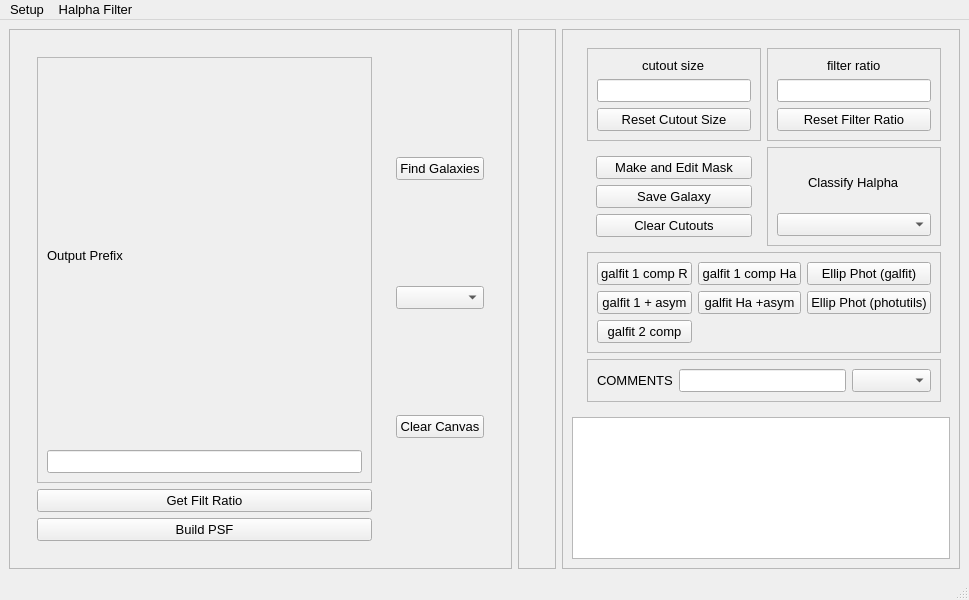
<?xml version="1.0" encoding="UTF-8"?>
<ui version="4.0">
 <class>MainWindow</class>
 <widget class="QMainWindow" name="MainWindow">
  <property name="geometry">
   <rect>
    <x>0</x>
    <y>0</y>
    <width>932</width>
    <height>600</height>
   </rect>
  </property>
  <property name="font">
   <font>
    <pointsize>10</pointsize>
   </font>
  </property>
  <property name="windowTitle">
   <string>Halpha Console</string>
  </property>
  <widget class="QWidget" name="centralwidget">
   <layout class="QHBoxLayout" name="horizontalLayout">
    <item>
     <widget class="QFrame" name="mainframe">
      <property name="minimumSize">
       <size>
        <width>503</width>
        <height>0</height>
       </size>
      </property>
      <property name="frameShape">
       <enum>QFrame::StyledPanel</enum>
      </property>
      <property name="frameShadow">
       <enum>QFrame::Raised</enum>
      </property>
      <layout class="QGridLayout" name="leftLayout">
       <item row="1" column="0">
        <widget class="QWidget" name="button_bar" native="true">
         <layout class="QHBoxLayout" name="horizontalLayout_2">
          <item>
           <widget class="QWidget" name="widget_3" native="true">
            <layout class="QVBoxLayout" name="leftButtonLayout">
             <item>
              <widget class="QFrame" name="frame_7">
               <property name="frameShape">
                <enum>QFrame::StyledPanel</enum>
               </property>
               <property name="frameShadow">
                <enum>QFrame::Raised</enum>
               </property>
               <layout class="QVBoxLayout" name="verticalLayout_9">
                <item>
                 <widget class="QLabel" name="label">
                  <property name="text">
                   <string>Output Prefix</string>
                  </property>
                 </widget>
                </item>
                <item>
                 <widget class="QLineEdit" name="prefixLineEdit"/>
                </item>
               </layout>
              </widget>
             </item>
             <item>
              <widget class="QPushButton" name="wfratio">
               <property name="text">
                <string>Get Filt Ratio</string>
               </property>
              </widget>
             </item>
             <item>
              <widget class="QPushButton" name="psfButton">
               <property name="text">
                <string>Build PSF</string>
               </property>
              </widget>
             </item>
            </layout>
           </widget>
          </item>
          <item>
           <widget class="QWidget" name="widget_4" native="true">
            <layout class="QVBoxLayout" name="verticalLayout_7">
             <item>
              <widget class="QPushButton" name="wmark">
               <property name="text">
                <string>Find Galaxies</string>
               </property>
              </widget>
             </item>
             <item>
              <widget class="QComboBox" name="wgalid"/>
             </item>
             <item>
              <widget class="QPushButton" name="wclear">
               <property name="text">
                <string>Clear Canvas</string>
               </property>
              </widget>
             </item>
            </layout>
           </widget>
          </item>
         </layout>
        </widget>
       </item>
      </layout>
     </widget>
    </item>
    <item>
     <widget class="QFrame" name="cutoutFrame">
      <property name="frameShape">
       <enum>QFrame::StyledPanel</enum>
      </property>
      <property name="frameShadow">
       <enum>QFrame::Raised</enum>
      </property>
      <layout class="QGridLayout" name="gridLayout_2">
       <item row="0" column="0">
        <widget class="QWidget" name="cutouts" native="true">
         <property name="minimumSize">
          <size>
           <width>0</width>
           <height>172</height>
          </size>
         </property>
         <layout class="QGridLayout" name="cutoutsLayout"/>
        </widget>
       </item>
      </layout>
     </widget>
    </item>
    <item>
     <widget class="QFrame" name="rightFrame">
      <property name="frameShape">
       <enum>QFrame::StyledPanel</enum>
      </property>
      <property name="frameShadow">
       <enum>QFrame::Raised</enum>
      </property>
      <layout class="QGridLayout" name="gridLayout">
       <item row="1" column="0" colspan="2">
        <widget class="QTableWidget" name="tableWidget"/>
       </item>
       <item row="0" column="1">
        <widget class="QWidget" name="rightButtons" native="true">
         <layout class="QGridLayout" name="gridLayout_4">
          <item row="0" column="1">
           <widget class="QFrame" name="frame">
            <property name="frameShape">
             <enum>QFrame::StyledPanel</enum>
            </property>
            <property name="frameShadow">
             <enum>QFrame::Raised</enum>
            </property>
            <layout class="QVBoxLayout" name="verticalLayout_2">
             <item alignment="Qt::AlignHCenter">
              <widget class="QLabel" name="ratioSliderLabel">
               <property name="text">
                <string>filter ratio</string>
               </property>
              </widget>
             </item>
             <item>
              <widget class="QLineEdit" name="filterRatioLineEdit"/>
             </item>
             <item>
              <widget class="QPushButton" name="resetRatioButton">
               <property name="text">
                <string>Reset Filter Ratio</string>
               </property>
              </widget>
             </item>
            </layout>
           </widget>
          </item>
          <item row="0" column="0">
           <widget class="QFrame" name="frame_2">
            <property name="frameShape">
             <enum>QFrame::StyledPanel</enum>
            </property>
            <property name="frameShadow">
             <enum>QFrame::Raised</enum>
            </property>
            <layout class="QVBoxLayout" name="verticalLayout">
             <item alignment="Qt::AlignHCenter">
              <widget class="QLabel" name="cutoutSliderLabel">
               <property name="text">
                <string>cutout size</string>
               </property>
              </widget>
             </item>
             <item>
              <widget class="QLineEdit" name="cutoutSizeLineEdit"/>
             </item>
             <item>
              <widget class="QPushButton" name="resetSizeButton">
               <property name="text">
                <string>Reset Cutout Size</string>
               </property>
              </widget>
             </item>
            </layout>
           </widget>
          </item>
          <item row="1" column="0">
           <widget class="QWidget" name="widget_2" native="true">
            <layout class="QVBoxLayout" name="verticalLayout_3">
             <item>
              <widget class="QPushButton" name="makeMaskButton">
               <property name="text">
                <string>Make and Edit Mask</string>
               </property>
              </widget>
             </item>
             <item>
              <widget class="QPushButton" name="saveButton">
               <property name="text">
                <string>Save Galaxy</string>
               </property>
              </widget>
             </item>
             <item>
              <widget class="QPushButton" name="clearCutoutsButton">
               <property name="text">
                <string>Clear Cutouts</string>
               </property>
              </widget>
             </item>
            </layout>
           </widget>
          </item>
          <item row="1" column="1">
           <widget class="QFrame" name="frame_5">
            <property name="frameShape">
             <enum>QFrame::StyledPanel</enum>
            </property>
            <property name="frameShadow">
             <enum>QFrame::Raised</enum>
            </property>
            <layout class="QVBoxLayout" name="verticalLayout_6">
             <item alignment="Qt::AlignHCenter">
              <widget class="QLabel" name="label_2">
               <property name="text">
                <string>Classify Halpha</string>
               </property>
              </widget>
             </item>
             <item>
              <widget class="QComboBox" name="haTypeComboBox">
               <property name="toolTip">
                <string>HalphaType</string>
               </property>
               <property name="autoFillBackground">
                <bool>false</bool>
               </property>
               <property name="currentText">
                <string extracomment="Halpha Type"/>
               </property>
              </widget>
             </item>
            </layout>
           </widget>
          </item>
          <item row="6" column="0" colspan="2">
           <widget class="QFrame" name="frame_6">
            <property name="frameShape">
             <enum>QFrame::StyledPanel</enum>
            </property>
            <property name="frameShadow">
             <enum>QFrame::Raised</enum>
            </property>
            <layout class="QHBoxLayout" name="horizontalLayout_3">
             <item>
              <widget class="QLabel" name="label_3">
               <property name="text">
                <string>COMMENTS</string>
               </property>
              </widget>
             </item>
             <item>
              <widget class="QLineEdit" name="commentLineEdit"/>
             </item>
             <item>
              <widget class="QComboBox" name="commentComboBox"/>
             </item>
            </layout>
           </widget>
          </item>
          <item row="2" column="0" colspan="2">
           <widget class="QFrame" name="frame_4">
            <property name="frameShape">
             <enum>QFrame::StyledPanel</enum>
            </property>
            <property name="frameShadow">
             <enum>QFrame::Raised</enum>
            </property>
            <layout class="QGridLayout" name="gridLayout_3">
             <item row="1" column="0">
              <widget class="QPushButton" name="galfitAsymButton">
               <property name="text">
                <string>galfit 1 + asym</string>
               </property>
              </widget>
             </item>
             <item row="0" column="0">
              <widget class="QPushButton" name="galfitButton">
               <property name="text">
                <string>galfit 1 comp R</string>
               </property>
              </widget>
             </item>
             <item row="0" column="1">
              <widget class="QPushButton" name="galfitHaButton">
               <property name="text">
                <string>galfit 1 comp Ha</string>
               </property>
              </widget>
             </item>
             <item row="2" column="0">
              <widget class="QPushButton" name="galfit2Button">
               <property name="text">
                <string>galfit 2 comp</string>
               </property>
              </widget>
             </item>
             <item row="1" column="1">
              <widget class="QPushButton" name="galfitHaAsymButton">
               <property name="text">
                <string>galfit Ha +asym</string>
               </property>
              </widget>
             </item>
             <item row="0" column="2">
              <widget class="QPushButton" name="fitEllipseGalfitButton">
               <property name="text">
                <string>Ellip Phot (galfit)</string>
               </property>
              </widget>
             </item>
             <item row="1" column="2">
              <widget class="QPushButton" name="fitEllipsePhotutilsButton">
               <property name="text">
                <string>Ellip Phot (photutils)</string>
               </property>
              </widget>
             </item>
            </layout>
           </widget>
          </item>
         </layout>
        </widget>
       </item>
      </layout>
     </widget>
    </item>
   </layout>
  </widget>
  <widget class="QStatusBar" name="statusbar"/>
  <widget class="QMenuBar" name="menubar">
   <property name="geometry">
    <rect>
     <x>0</x>
     <y>0</y>
     <width>932</width>
     <height>20</height>
    </rect>
   </property>
   <widget class="QMenu" name="menuSetup">
    <property name="title">
     <string>Setup</string>
    </property>
    <addaction name="actionR_coadd"/>
    <addaction name="actionHa_coadd_2"/>
    <addaction name="actionNSA_catalog_path"/>
    <addaction name="actionAGC_catalog_path"/>
    <addaction name="separator"/>
    <addaction name="actionQuit_2"/>
   </widget>
   <widget class="QMenu" name="menuHalpha_Filter">
    <property name="title">
     <string>Halpha Filter</string>
    </property>
    <addaction name="actionhalpha4"/>
    <addaction name="actionhalpha8"/>
    <addaction name="actionhalpha12"/>
    <addaction name="actionhalpha16"/>
    <addaction name="actioninthalpha"/>
    <addaction name="actionintha6657"/>
   </widget>
   <addaction name="menuSetup"/>
   <addaction name="menuHalpha_Filter"/>
  </widget>
  <action name="action_rcoadd">
   <property name="text">
    <string>R-band coadd</string>
   </property>
  </action>
  <action name="action_hacoadd">
   <property name="text">
    <string>Halpha coadd</string>
   </property>
  </action>
  <action name="actionQuit">
   <property name="text">
    <string>Quit</string>
   </property>
  </action>
  <action name="actionsave">
   <property name="text">
    <string>save</string>
   </property>
  </action>
  <action name="action_nsapath">
   <property name="text">
    <string>set_path</string>
   </property>
  </action>
  <action name="actionha4">
   <property name="text">
    <string>ha4</string>
   </property>
  </action>
  <action name="actionha8">
   <property name="text">
    <string>ha8</string>
   </property>
  </action>
  <action name="actionha12">
   <property name="text">
    <string>ha12</string>
   </property>
  </action>
  <action name="actionha16">
   <property name="text">
    <string>ha16</string>
   </property>
  </action>
  <action name="actionR_coadd">
   <property name="checkable">
    <bool>false</bool>
   </property>
   <property name="text">
    <string>R coadd path</string>
   </property>
   <property name="statusTip">
    <string>full path of R-band coadded image</string>
   </property>
  </action>
  <action name="actionHa_coadd">
   <property name="text">
    <string>Ha coadd path</string>
   </property>
   <property name="whatsThis">
    <string>full path to Halpha coadd image</string>
   </property>
  </action>
  <action name="actionHa_coadd_2">
   <property name="text">
    <string>Ha coadd path</string>
   </property>
   <property name="statusTip">
    <string>select Halpha coadded image</string>
   </property>
  </action>
  <action name="actionNSA_catalog_path">
   <property name="text">
    <string>NSA catalog path</string>
   </property>
  </action>
  <action name="actionQuit_2">
   <property name="text">
    <string>Quit</string>
   </property>
  </action>
  <action name="actionhalpha4">
   <property name="checkable">
    <bool>true</bool>
   </property>
   <property name="text">
    <string>halpha4</string>
   </property>
  </action>
  <action name="actionhalpha8">
   <property name="checkable">
    <bool>true</bool>
   </property>
   <property name="text">
    <string>halpha8</string>
   </property>
  </action>
  <action name="actionhalpha12">
   <property name="checkable">
    <bool>true</bool>
   </property>
   <property name="text">
    <string>halpha12</string>
   </property>
  </action>
  <action name="actionhalpha16">
   <property name="checkable">
    <bool>true</bool>
   </property>
   <property name="text">
    <string>halpha16</string>
   </property>
  </action>
  <action name="actionAGC_catalog_path">
   <property name="text">
    <string>AGC catalog path</string>
   </property>
  </action>
  <action name="actioninthalpha">
   <property name="checkable">
    <bool>true</bool>
   </property>
   <property name="text">
    <string>int-halpha</string>
   </property>
  </action>
  <action name="actionintha6657">
   <property name="checkable">
    <bool>true</bool>
   </property>
   <property name="text">
    <string>int-ha6657</string>
   </property>
  </action>
 </widget>
 <resources/>
 <connections/>
</ui>
